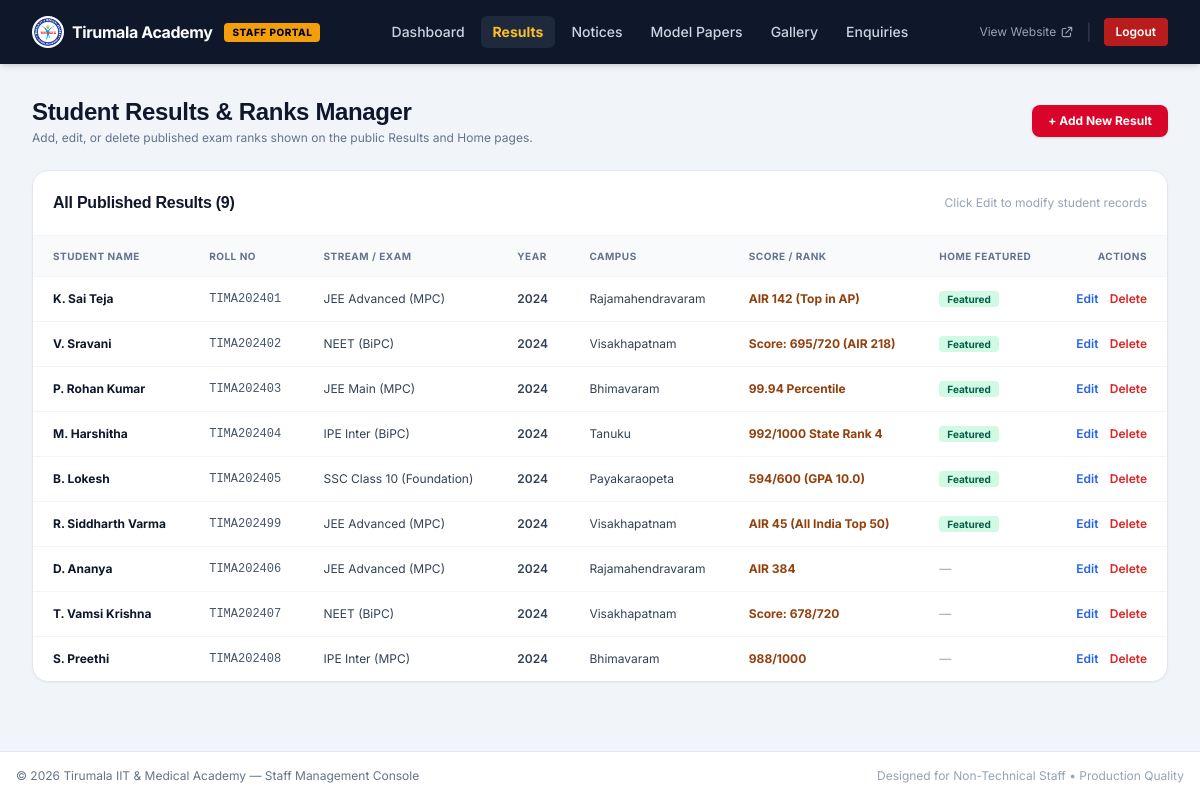
The app's page /admin/results.php (signed in), older data.
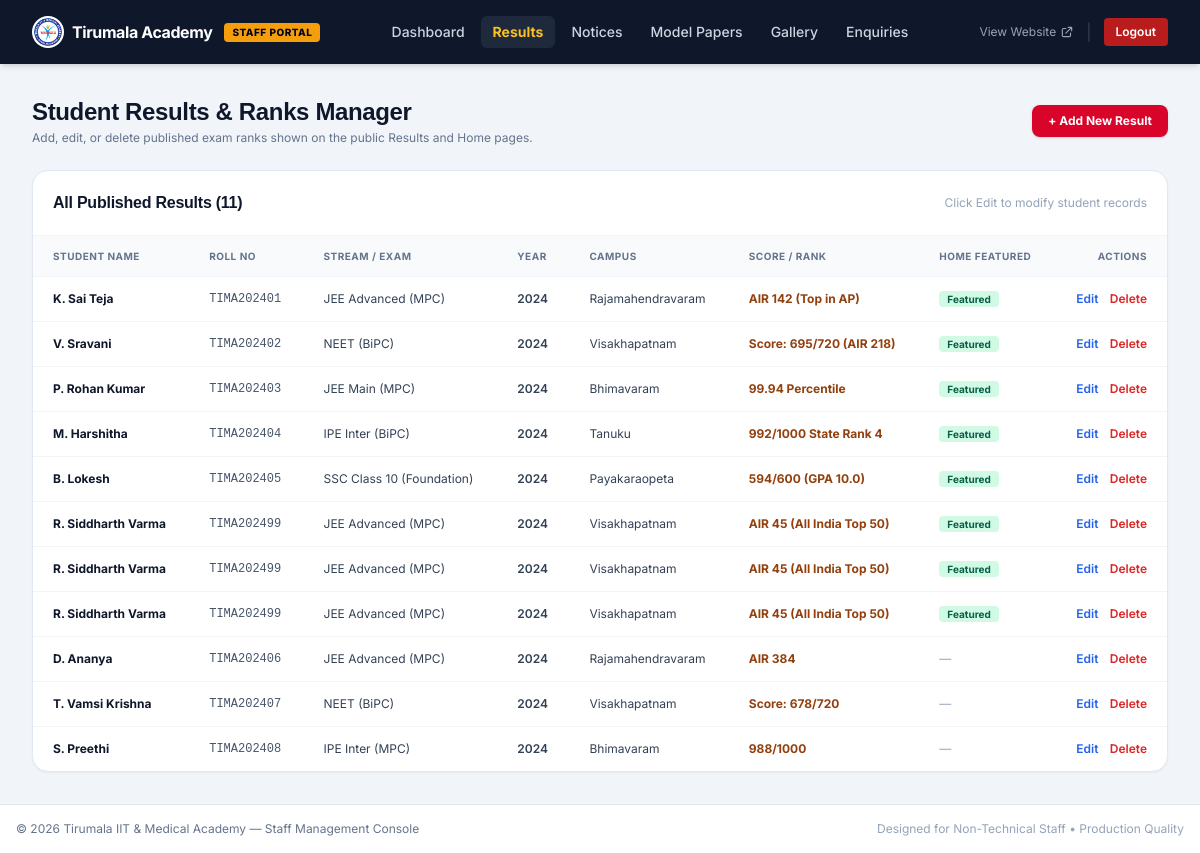
The same page, newer data.
### tables this page shows
CREATE TABLE results (
        id INTEGER PRIMARY KEY AUTOINCREMENT,
        student_name VARCHAR(150) NOT NULL,
        roll_number VARCHAR(50) NOT NULL,
        stream VARCHAR(50) NOT NULL,       -- MPC, BiPC, Foundation
        exam_type VARCHAR(50) NOT NULL,    -- JEE Advanced, JEE Main, NEET, IPE Inter, SSC Class 10
        year INT NOT NULL,
        campus VARCHAR(100) NOT NULL,      -- Rajamahendravaram, Visakhapatnam, Bhimavaram, Tanuku, Payakaraopeta
        score_or_rank VARCHAR(100) NOT NULL,
        photo_url VARCHAR(255),
        featured INT DEFAULT 0,
        created_at DATETIME DEFAULT CURRENT_TIMESTAMP
    );

### admin/results.php (the view, shortened to what this page needs)
<?php
require_once __DIR__ . '/includes/header.php';
$db = getDB();
$editItem = null;
$allResults = $db->query("SELECT * FROM results ORDER BY year DESC, featured DESC, id ASC")->fetchAll();
$showForm = isset($_GET['action']) && $_GET['action'] === 'new' || $editItem !== null;
?>
<div class="space-y-6">
  <div class="flex flex-col sm:flex-row items-start sm:items-center justify-between gap-4">
    <div>
      <h1 class="text-2xl font-bold text-slate-900">Student Results & Ranks Manager</h1>
      <p class="text-xs text-slate-500 mt-0.5">Add, edit, or delete published exam ranks shown on the public Results and Home pages.</p>
    </div>
    <?php if (!$showForm): ?>
      <a href="/admin/results.php?action=new" class="bg-tcrimson hover:bg-tcrimson-hover text-white font-bold px-4 py-2 rounded-lg text-xs shadow transition flex items-center gap-1.5">
        <span>+ Add New Result</span>
      </a>
    <?php else: ?>
      <a href="/admin/results.php" class="bg-slate-200 hover:bg-slate-300 text-slate-700 font-semibold px-4 py-2 rounded-lg text-xs transition">
        ← Back to Results List
      </a>
    <?php endif; ?>
  </div>
  <div class="bg-white rounded-2xl border border-slate-200 shadow-sm overflow-hidden">
    <div class="p-5 border-b border-slate-100 flex items-center justify-between">
      <h2 class="text-base font-bold text-slate-900">All Published Results (<?php echo count($allResults); ?>)</h2>
      <span class="text-xs text-slate-400">Click Edit to modify student records</span>
    </div>
    <div class="overflow-x-auto">
      <table class="w-full text-left text-xs">
        <thead class="bg-slate-50 text-slate-500 font-semibold uppercase tracking-wider text-[10px] border-b border-slate-100">
          <tr>
            <th class="px-5 py-3">Student Name</th>
            <th class="px-5 py-3">Roll No</th>
            <th class="px-5 py-3">Stream / Exam</th>
            <th class="px-5 py-3">Year</th>
            <th class="px-5 py-3">Campus</th>
            <th class="px-5 py-3">Score / Rank</th>
            <th class="px-5 py-3">Home Featured</th>
            <th class="px-5 py-3 text-right">Actions</th>
          </tr>
        </thead>
        <tbody class="divide-y divide-slate-100 text-slate-700">
          <?php if (!empty($allResults)): ?>
            <?php foreach ($allResults as $row): ?>
              <tr class="hover:bg-slate-50/70">
                <td class="px-5 py-3.5 font-bold text-slate-900"><?php echo htmlspecialchars($row['student_name']); ?></td>
                <td class="px-5 py-3.5 font-mono text-slate-600"><?php echo htmlspecialchars($row['roll_number']); ?></td>
                <td class="px-5 py-3.5"><?php echo htmlspecialchars($row['exam_type']); ?> (<?php echo htmlspecialchars($row['stream']); ?>)</td>
                <td class="px-5 py-3.5 font-semibold"><?php echo htmlspecialchars($row['year']); ?></td>
                <td class="px-5 py-3.5"><?php echo htmlspecialchars($row['campus']); ?></td>
                <td class="px-5 py-3.5 font-bold text-amber-800"><?php echo htmlspecialchars($row['score_or_rank']); ?></td>
                <td class="px-5 py-3.5">
                  <?php if (!empty($row['featured'])): ?>
                    <span class="bg-emerald-100 text-emerald-800 font-bold px-2 py-0.5 rounded text-[10px]">Featured</span>
                  <?php else: ?>
                    <span class="text-slate-400">—</span>
                  <?php endif; ?>
                </td>
                <td class="px-5 py-3.5 text-right space-x-2">
                  <a href="/admin/results.php?edit=<?php echo $row['id']; ?>" class="text-blue-600 hover:underline font-semibold">Edit</a>
                  <a href="/admin/results.php?delete=<?php echo $row['id']; ?>" onclick="return confirm('Are you sure you want to delete this result?')" class="text-red-600 hover:underline font-semibold">Delete</a>
                </td>
              </tr>
            <?php endforeach; ?>
          <?php else: ?>
            <tr>
              <td colspan="8" class="px-5 py-8 text-center text-slate-400">No results found in the database.</td>
            </tr>
          <?php endif; ?>
        </tbody>
      </table>
    </div>
  </div>
</div>
<?php require_once __DIR__ . '/includes/footer.php'; ?>

Row changes from the older to the newer data that the page shows:
added results: student_name "R. Siddharth Varma", roll_number "TIMA202499", exam_type "JEE Advanced", stream "MPC", year "2024", campus "Visakhapatnam", score_or_rank "AIR 45 (All India Top 50)", featured "Featured"
added results: student_name "R. Siddharth Varma", roll_number "TIMA202499", exam_type "JEE Advanced", stream "MPC", year "2024", campus "Visakhapatnam", score_or_rank "AIR 45 (All India Top 50)", featured "Featured"
Text that changed along with them:
count($allResults): "9" → "11"
